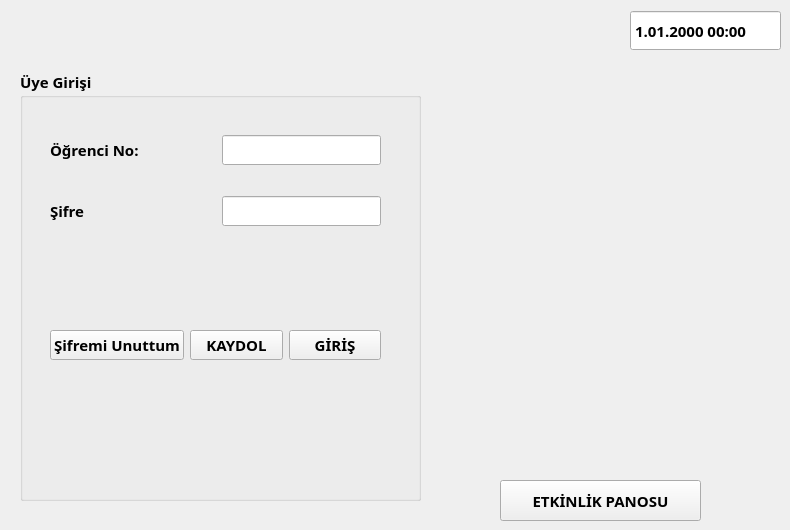
  <widget class="QWidget" name="centralwidget">
   <widget class="QPushButton" name="pushButton_EtkinlikPanosu">
    <property name="geometry">
     <rect>
      <x>500</x>
      <y>480</y>
      <width>201</width>
      <height>41</height>
     </rect>
    </property>
    <property name="font">
     <font>
      <family>Bahnschrift SemiBold</family>
      <pointsize>11</pointsize>
      <weight>75</weight>
      <bold>true</bold>
     </font>
    </property>
    <property name="text">
     <string>ETKİNLİK PANOSU</string>
    </property>
   </widget>
   <widget class="QGroupBox" name="groupBox_UyeGirisi">
    <property name="geometry">
     <rect>
      <x>20</x>
      <y>70</y>
      <width>401</width>
      <height>431</height>
     </rect>
    </property>
    <property name="font">
     <font>
      <family>Bahnschrift SemiBold</family>
      <pointsize>11</pointsize>
      <weight>75</weight>
      <bold>true</bold>
     </font>
    </property>
    <property name="styleSheet">
     <string notr="true"/>
    </property>
    <property name="title">
     <string>Üye Girişi</string>
    </property>
    <property name="checkable">
     <bool>false</bool>
    </property>
    <widget class="QWidget" name="layoutWidget">
     <property name="geometry">
      <rect>
       <x>30</x>
       <y>40</y>
       <width>331</width>
       <height>141</height>
      </rect>
     </property>
     <property name="font">
      <font>
       <family>Bahnschrift SemiBold</family>
       <pointsize>11</pointsize>
       <weight>75</weight>
       <bold>true</bold>
      </font>
     </property>
     <layout class="QVBoxLayout" name="verticalLayout_OGRNsFRE">
      <item>
       <layout class="QHBoxLayout" name="hL_OgrencNO">
        <item>
         <widget class="QLabel" name="label_OgncNO">
          <property name="font">
           <font>
            <family>Bahnschrift SemiBold</family>
            <pointsize>11</pointsize>
            <weight>75</weight>
            <bold>true</bold>
           </font>
          </property>
          <property name="text">
           <string>Öğrenci No:</string>
          </property>
         </widget>
        </item>
        <item>
         <spacer name="horizontalSpacer_OgrenciNO">
          <property name="orientation">
           <enum>Qt::Horizontal</enum>
          </property>
          <property name="sizeHint" stdset="0">
           <size>
            <width>40</width>
            <height>20</height>
           </size>
          </property>
         </spacer>
        </item>
        <item>
         <widget class="QLineEdit" name="lineEdit_OgrncNo">
          <property name="font">
           <font>
            <family>Bahnschrift SemiBold</family>
            <pointsize>11</pointsize>
            <weight>75</weight>
            <bold>true</bold>
           </font>
          </property>
          <property name="inputMask">
           <string>999999999999999</string>
          </property>
          <property name="maxLength">
           <number>15</number>
          </property>
         </widget>
        </item>
       </layout>
      </item>
      <item>
       <layout class="QHBoxLayout" name="horizontalLayout_sfre">
        <item>
         <widget class="QLabel" name="label_Sfre">
          <property name="font">
           <font>
            <family>Bahnschrift SemiBold</family>
            <pointsize>11</pointsize>
            <weight>75</weight>
            <bold>true</bold>
           </font>
          </property>
          <property name="text">
           <string>Şifre</string>
          </property>
         </widget>
        </item>
        <item>
         <spacer name="horizontalSpacer_SIFRE">
          <property name="orientation">
           <enum>Qt::Horizontal</enum>
          </property>
          <property name="sizeHint" stdset="0">
           <size>
            <width>40</width>
            <height>20</height>
           </size>
          </property>
         </spacer>
        </item>
        <item>
         <widget class="QLineEdit" name="lineEdit_Sfre">
          <property name="font">
           <font>
            <family>Bahnschrift SemiBold</family>
            <pointsize>11</pointsize>
            <weight>75</weight>
            <bold>true</bold>
           </font>
          </property>
          <property name="inputMask">
           <string/>
          </property>
          <property name="text">
           <string/>
          </property>
          <property name="maxLength">
           <number>15</number>
          </property>
          <property name="echoMode">
           <enum>QLineEdit::Password</enum>
          </property>
          <property name="placeholderText">
           <string/>
          </property>
         </widget>
        </item>
       </layout>
      </item>
     </layout>
    </widget>
    <widget class="QWidget" name="layoutWidget">
     <property name="geometry">
      <rect>
       <x>30</x>
       <y>220</y>
       <width>331</width>
       <height>111</height>
      </rect>
     </property>
     <property name="font">
      <font>
       <family>Bahnschrift SemiBold</family>
       <pointsize>11</pointsize>
       <weight>75</weight>
       <bold>true</bold>
      </font>
     </property>
     <layout class="QHBoxLayout" name="horizontalLayoutBUTONLAR">
      <item>
       <widget class="QPushButton" name="pushButton_SfreUnuttum">
        <property name="font">
         <font>
          <family>Bahnschrift SemiBold</family>
          <pointsize>11</pointsize>
          <weight>75</weight>
          <bold>true</bold>
         </font>
        </property>
        <property name="text">
         <string>Şifremi Unuttum</string>
        </property>
       </widget>
      </item>
      <item>
       <widget class="QPushButton" name="pushButton_Kaydol">
        <property name="font">
         <font>
          <family>Bahnschrift SemiBold</family>
          <pointsize>11</pointsize>
          <weight>75</weight>
          <bold>true</bold>
         </font>
        </property>
        <property name="text">
         <string>KAYDOL</string>
        </property>
       </widget>
      </item>
      <item>
       <widget class="QPushButton" name="pushButton_Giris">
        <property name="font">
         <font>
          <family>Bahnschrift SemiBold</family>
          <pointsize>11</pointsize>
          <weight>75</weight>
          <bold>true</bold>
         </font>
        </property>
        <property name="text">
         <string>GİRİŞ</string>
        </property>
        <property name="autoDefault">
         <bool>true</bool>
        </property>
       </widget>
      </item>
     </layout>
    </widget>
   </widget>
   <widget class="QDateTimeEdit" name="dateTimeEdit_TAKVIM">
    <property name="geometry">
     <rect>
      <x>630</x>
      <y>10</y>
      <width>151</width>
      <height>41</height>
     </rect>
    </property>
    <property name="font">
     <font>
      <family>Bahnschrift SemiBold</family>
      <pointsize>11</pointsize>
      <weight>75</weight>
      <bold>true</bold>
     </font>
    </property>
    <property name="autoFillBackground">
     <bool>false</bool>
    </property>
    <property name="wrapping">
     <bool>false</bool>
    </property>
    <property name="frame">
     <bool>true</bool>
    </property>
    <property name="readOnly">
     <bool>true</bool>
    </property>
    <property name="buttonSymbols">
     <enum>QAbstractSpinBox::NoButtons</enum>
    </property>
    <property name="correctionMode">
     <enum>QAbstractSpinBox::CorrectToPreviousValue</enum>
    </property>
    <property name="keyboardTracking">
     <bool>false</bool>
    </property>
    <property name="maximumDateTime">
     <datetime>
      <hour>23</hour>
      <minute>59</minute>
      <second>59</second>
      <year>9999</year>
      <month>12</month>
      <day>31</day>
     </datetime>
    </property>
    <property name="displayFormat">
     <string>d.MM.yyyy HH:mm</string>
    </property>
    <property name="calendarPopup">
     <bool>false</bool>
    </property>
   </widget>
   <widget class="QLabel" name="label_LOGO">
    <property name="geometry">
     <rect>
      <x>470</x>
      <y>170</y>
      <width>271</width>
      <height>231</height>
     </rect>
    </property>
    <property name="font">
     <font>
      <family>Bahnschrift SemiBold</family>
      <pointsize>11</pointsize>
      <weight>75</weight>
      <bold>true</bold>
     </font>
    </property>
    <property name="styleSheet">
     <string notr="true">image: url(:/newPrefix/logo.png);</string>
    </property>
    <property name="text">
     <string/>
    </property>
   </widget>
  </widget>
